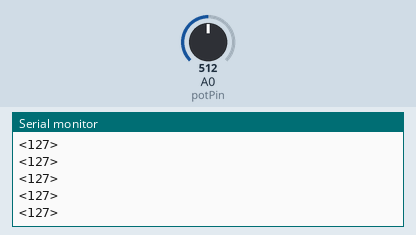
This sketch was run on a simulated Arduino Mega 2560, built with avr-gcc and run on an emulated ATmega2560. Shown: the last lines printed to the serial monitor. Inputs (shaded band) come from the test bench; at power-on: A0 (potPin) = 512.

Above: at 1.2 s.
1.3 s: A0 (potPin) set to 716
At 2.4 s:
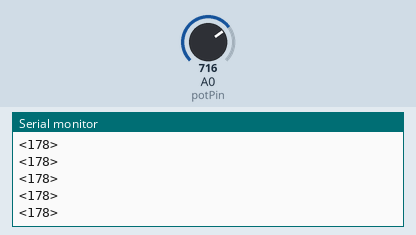
2.8 s: A0 (potPin) set to 900
At 3.9 s:
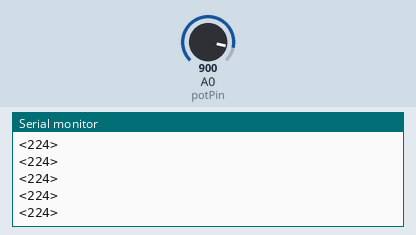
Timing chart, 0 to 5.8 s (numbered marks = the images above; inputs shaded):
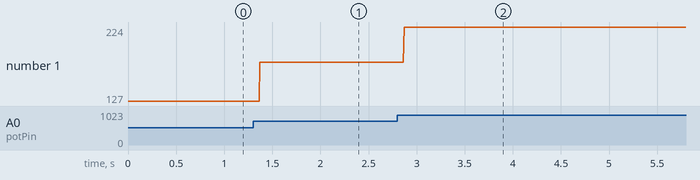

Measured:
- after the input at 1.3 s, the serial monitor: prints a new line after 0.07 s (image 1)
- after the input at 2.8 s, the serial monitor: prints a new line after 0.07 s (image 2)
- plotted number 1: 127 → 178 after the input at 1.3 s, 178 → 224 after the input at 2.8 s

The sketch:

final_tx.ino
```cpp
// (licence header left out)
//Constants:
const int potPin = A0; //Pot at Arduino A0 pin
//Variables:
int value ; //Value from pot

void setup() {

  //Start the serial communication
  Serial.begin(9600); //Baud rate must be the same as is on xBee module
  Serial1.begin(9600);
}

void loop() {

    //Read the analog value from pot and store it to "value" variable
    value = analogRead(A0);
    //Map the analog value to pwm value
    value = map (value, 0, 1023, 0, 255);
  //Send the message:
  Serial.print('<');  //Starting symbol
  Serial.print(value);//Value from 0 to 255
  Serial.println('>');//Ending symbol

Serial1.print('<');  //Starting symbol
  Serial1.print(value);//Value from 0 to 255
  Serial1.println('>');//Ending symbol
}
```
